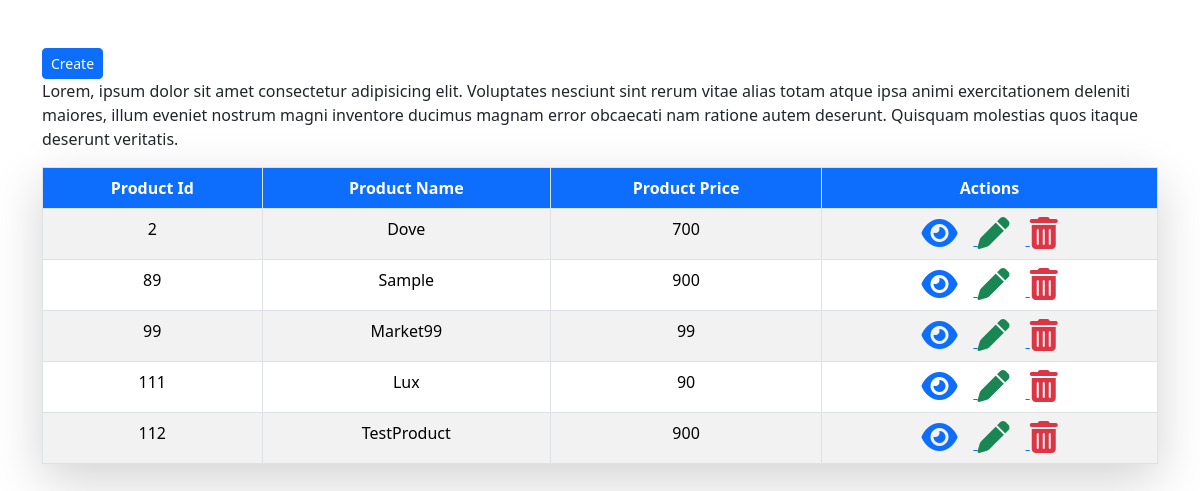
Before: / with the older database file.
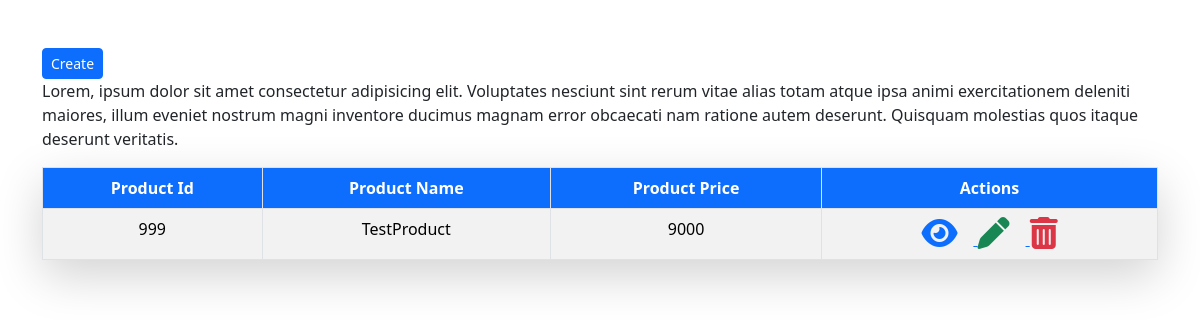
After: the same page with the newer database file.
### myapp/models.py (models this page shows)
class Product(models.Model):
    ProductId =models.IntegerField(primary_key=True)
    ProductName = models.CharField(max_length=40)
    ProductPrice = models.IntegerField()

### myapp/views.py (the view)
# urls.py: path('',views.getproducts),
def getproducts(request):
    prods = Product.objects.all()
    return render(request,'myapp/products.html',{'prods':prods})

### templates/myapp/products.html (shortened to what this page needs)
<!DOCTYPE html>
<html lang='en'>
<head>
    <link href="https://cdn.jsdelivr.net/npm/bootstrap@5.3.8/dist/css/bootstrap.min.css" rel="stylesheet">
    <link rel="stylesheet" href="https://cdnjs.cloudflare.com/ajax/libs/font-awesome/6.7.2/css/all.min.css">
    <link rel="stylesheet"
href="https://cdnjs.cloudflare.com/ajax/libs/animate.css/4.1.1/animate.min.css">
</head>
<body>
        <div class="container animate__animated animate__fadeIn mt-5">
            <a href="/register" class="btn btn-sm btn-primary">Create</a>
            <p class="teal">
                Lorem, ipsum dolor sit amet consectetur adipisicing elit. Voluptates nesciunt sint rerum vitae alias totam atque ipsa animi exercitationem deleniti maiores, illum eveniet nostrum magni inventore ducimus magnam error obcaecati nam ratione autem deserunt. Quisquam molestias quos itaque deserunt veritatis.
            </p>
            {%if prods%}
            <table class="table table-bordered table-striped text-center  shadow-lg">
                <thead>
                    <tr>
                        <th class="bg-primary text-white">Product  Id</th>
                        <th class="bg-primary text-white">Product Name</th>
                        <th class="bg-primary text-white">Product Price</th>
                        <th class="bg-primary text-white">Actions</th>
                    </tr>
                </thead>
                <tbody>
                    {%for prod in prods%}
                        <tr>
                            <td>{{prod.ProductId}}</td>
                            <td>{{prod.ProductName}}</td>
                            <td>{{prod.ProductPrice}}</td>
                            <td>
                               <a href="/detail/{{prod.ProductId}}/">
                                <i class="fa fa-eye fa-2x me-3"></i>
                               </a>
                               <a href="/edit/{{prod.ProductId}}/">
                                <i class="fa fa-pen fa-2x text-success me-3"></i>
                               </a>
                                <a href="/delete/{{prod.ProductId}}/">
                                <i class="fa fa-trash-alt fa-2x text-danger"></i>
                               </a>
                            </td>
                        </tr>
                    {%endfor%}
                </tbody>
            </table>
            {%else%}
            <p class="h1  text-center text-danger">Products Not Found</p>
            {%endif%}
        </div>
</body>
</html>

Changed rows visible on the page:
removed Product: ProductId "2", ProductName "Dove", ProductPrice "700"
removed Product: ProductId "89", ProductName "Sample", ProductPrice "900"
removed Product: ProductId "99", ProductName "Market99", ProductPrice "99"
removed Product: ProductId "111", ProductName "Lux", ProductPrice "90"
removed Product: ProductId "112", ProductName "TestProduct", ProductPrice "900"
added Product: ProductId "999", ProductName "TestProduct", ProductPrice "9000"
